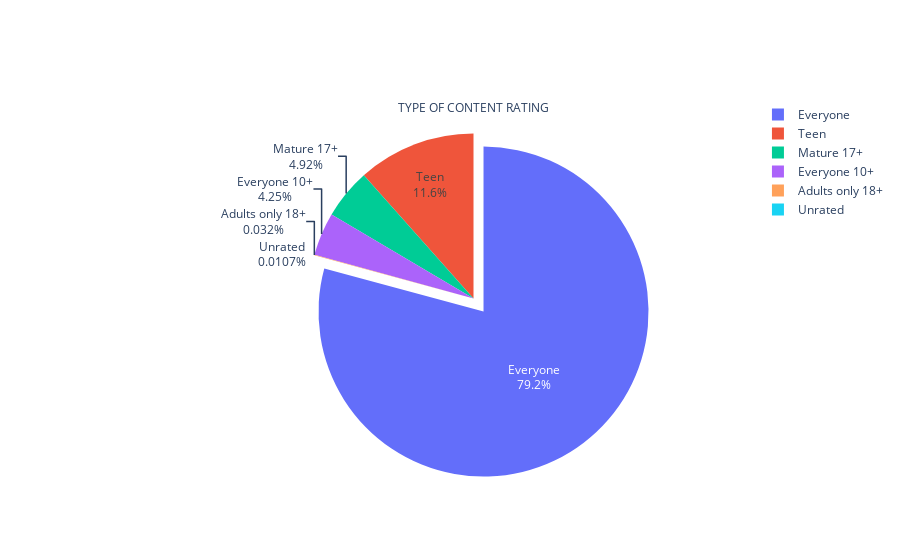

Notebook code for this chart:
### Code cell
# fig=px.pie(dataset,names="Content Rating",title="TYPE OF CONTENT RATING",color_discrete_sequence=px.colors.sequential.OrRd_r)
# fig=go.Figure(data=)
fig=go.Figure(data=[go.Pie(labels=dataset['Content Rating'],title="TYPE OF CONTENT RATING",textinfo='label+percent',pull=[0.1])])
fig.show()

### Figure 1 — Plotly figure (JSON) as saved in the notebook; plotly's stock layout.template omitted (floating-point values rounded to 4 significant figures; data arrays with more than 128 entries replaced by an {"elided": "..."} marker saying what was removed)
{"data": [{"labels": {"elided": "9369 str values"}, "pull": [0.1], "textinfo": "label+percent", "title": {"text": "TYPE OF CONTENT RATING"}, "type": "pie"}], "layout": {}}
